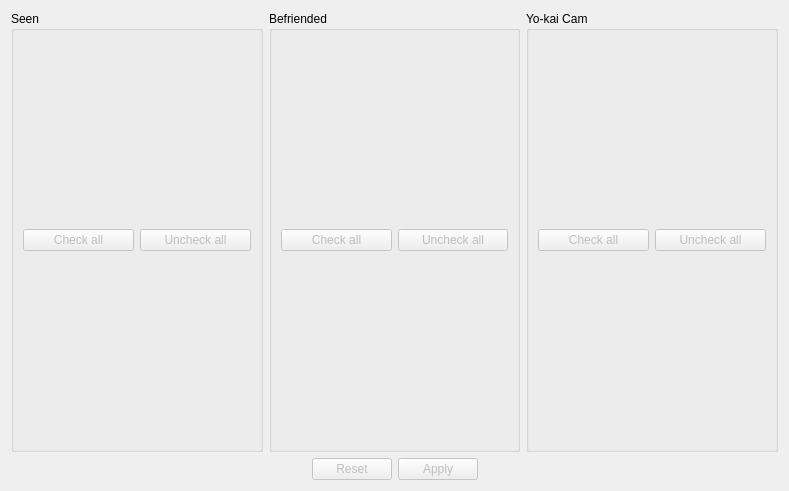
<?xml version="1.0" encoding="UTF-8"?>
<ui version="4.0">
 <class>MedaliumTab</class>
 <widget class="QWidget" name="MedaliumTab">
  <property name="geometry">
   <rect>
    <x>0</x>
    <y>0</y>
    <width>789</width>
    <height>491</height>
   </rect>
  </property>
  <property name="windowTitle">
   <string notr="true">Form</string>
  </property>
  <layout class="QVBoxLayout" name="verticalLayout_2">
   <item>
    <layout class="QVBoxLayout" name="verticalLayout">
     <item>
      <layout class="QHBoxLayout" name="horizontalLayout">
       <item>
        <widget class="QGroupBox" name="groupBox">
         <property name="title">
          <string>Seen</string>
         </property>
         <layout class="QVBoxLayout" name="verticalLayout_3">
          <item>
           <layout class="QVBoxLayout" name="seenLayout">
            <item>
             <layout class="QHBoxLayout" name="horizontalLayout_2">
              <item>
               <widget class="QPushButton" name="seenCheckAll">
                <property name="enabled">
                 <bool>false</bool>
                </property>
                <property name="text">
                 <string>Check all</string>
                </property>
               </widget>
              </item>
              <item>
               <widget class="QPushButton" name="seenUncheckAll">
                <property name="enabled">
                 <bool>false</bool>
                </property>
                <property name="text">
                 <string>Uncheck all</string>
                </property>
               </widget>
              </item>
             </layout>
            </item>
           </layout>
          </item>
         </layout>
        </widget>
       </item>
       <item>
        <widget class="QGroupBox" name="groupBox_2">
         <property name="title">
          <string>Befriended</string>
         </property>
         <layout class="QVBoxLayout" name="verticalLayout_6">
          <item>
           <layout class="QVBoxLayout" name="befriendedLayout">
            <item>
             <layout class="QHBoxLayout" name="horizontalLayout_4">
              <item>
               <widget class="QPushButton" name="befriendedCheckAll">
                <property name="enabled">
                 <bool>false</bool>
                </property>
                <property name="text">
                 <string>Check all</string>
                </property>
               </widget>
              </item>
              <item>
               <widget class="QPushButton" name="befriendedUncheckAll">
                <property name="enabled">
                 <bool>false</bool>
                </property>
                <property name="text">
                 <string>Uncheck all</string>
                </property>
               </widget>
              </item>
             </layout>
            </item>
           </layout>
          </item>
         </layout>
        </widget>
       </item>
       <item>
        <widget class="QGroupBox" name="groupBox_3">
         <property name="title">
          <string>Yo-kai Cam</string>
         </property>
         <layout class="QVBoxLayout" name="verticalLayout_7">
          <item>
           <layout class="QVBoxLayout" name="youkaiCamLayout">
            <item>
             <layout class="QHBoxLayout" name="horizontalLayout_5">
              <item>
               <widget class="QPushButton" name="youkaiCamCheckAll">
                <property name="enabled">
                 <bool>false</bool>
                </property>
                <property name="text">
                 <string>Check all</string>
                </property>
               </widget>
              </item>
              <item>
               <widget class="QPushButton" name="youkaiCamUncheckAll">
                <property name="enabled">
                 <bool>false</bool>
                </property>
                <property name="text">
                 <string>Uncheck all</string>
                </property>
               </widget>
              </item>
             </layout>
            </item>
           </layout>
          </item>
         </layout>
        </widget>
       </item>
      </layout>
     </item>
    </layout>
   </item>
   <item>
    <layout class="QHBoxLayout" name="horizontalLayout_3">
     <item>
      <spacer name="horizontalSpacer">
       <property name="orientation">
        <enum>Qt::Horizontal</enum>
       </property>
       <property name="sizeHint" stdset="0">
        <size>
         <width>40</width>
         <height>20</height>
        </size>
       </property>
      </spacer>
     </item>
     <item>
      <widget class="QPushButton" name="resetButton">
       <property name="enabled">
        <bool>false</bool>
       </property>
       <property name="text">
        <string>Reset</string>
       </property>
      </widget>
     </item>
     <item>
      <widget class="QPushButton" name="applyButton">
       <property name="enabled">
        <bool>false</bool>
       </property>
       <property name="text">
        <string>Apply</string>
       </property>
      </widget>
     </item>
     <item>
      <spacer name="horizontalSpacer_2">
       <property name="orientation">
        <enum>Qt::Horizontal</enum>
       </property>
       <property name="sizeHint" stdset="0">
        <size>
         <width>40</width>
         <height>20</height>
        </size>
       </property>
      </spacer>
     </item>
    </layout>
   </item>
  </layout>
 </widget>
 <resources/>
 <connections/>
</ui>
